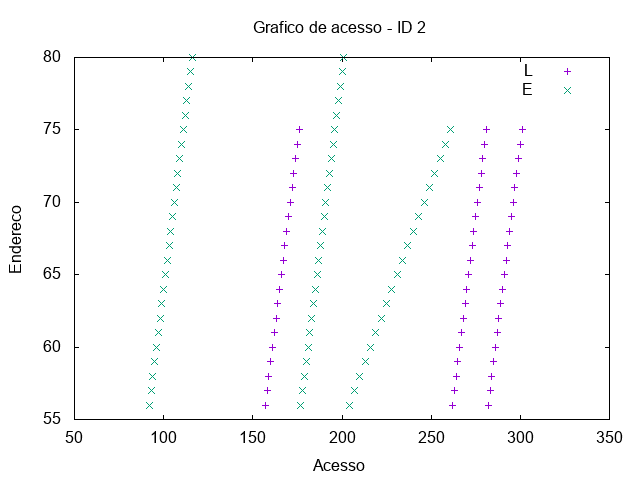

Write gnuplot code to recreate this figure.
set term png
set output "/tmp/out/soma-acesso-2.png"
set title "Grafico de acesso - ID 2"
set xlabel "Acesso"
set ylabel "Endereco"
plot "/tmp/out/soma-acesso-0-2.gpdat" u 2:4 w points t "L", "/tmp/out/soma-acesso-1-2.gpdat" u 2:4 w points t "E"
